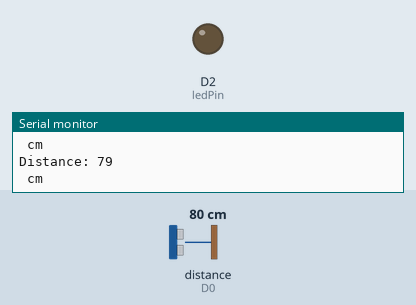
Recording of a program running on a simulated ESP8266 (NodeMCU). On the bench: output pins drawn as LEDs (lit = HIGH), the last lines printed to the serial monitor. Wiring (inferred from the names in the program): ultrasonic range finder: trigger D1; echo D0. Inputs (shaded band) come from the test bench; at power-on: distance to the obstacle (sensor on D0) 80 cm. The echo pulse lasts 58.3 µs per cm; pins used as bus, display or sensor lines are not drawn.

Above: at 1.8 s.
1.9 s: distance to the obstacle (sensor on D0) set to 12 cm
3.4 s: distance to the obstacle (sensor on D0) set to 9 cm
At 4.6 s:
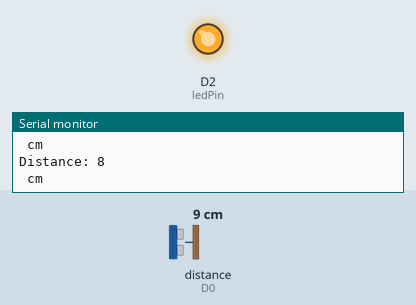
5.5 s: distance to the obstacle (sensor on D0) set to 18 cm
At 7.2 s:
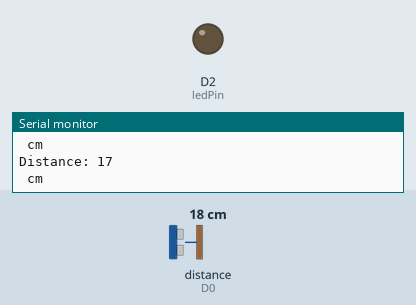
7.5 s: distance to the obstacle (sensor on D0) set to 2 cm
At 9.0 s:
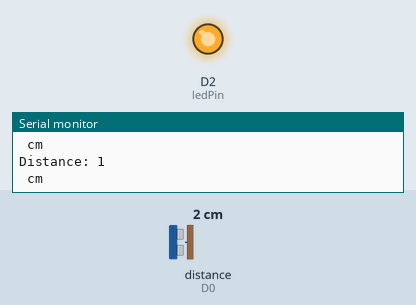
Timing chart, 0 to 10.5 s (numbered marks = the images above; inputs shaded):
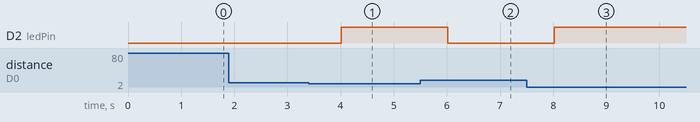

Measured:
- the behaviour switches between 11 and 10 cm on distance to the obstacle (sensor on D0) (found by bisection; images 0 and 1)
- after the input at 3.4 s, D2 (ledPin): LOW → HIGH after 0.61 s
- after the input at 5.5 s, D2 (ledPin): HIGH → LOW after 0.52 s
- after the input at 7.5 s, D2 (ledPin): LOW → HIGH after 0.52 s

The program:

main.cpp
```cpp
#include <Arduino.h>

// Deklarasi dalam variabel
int echoPin = D0;
int trigPin = D1;
int ledPin = D2;

// Deklarasi variabel untuk menghitung jarak
long duration;
int distance;

void setup() {
  pinMode(echoPin, INPUT);
  pinMode(trigPin, OUTPUT);
  pinMode(ledPin, OUTPUT);

  Serial.begin(9600);
}

void loop() {
  digitalWrite(trigPin, LOW);
  delayMicroseconds(5);
  digitalWrite(trigPin, HIGH);
  delayMicroseconds(10);
  digitalWrite(trigPin, LOW);

  duration = pulseIn(echoPin, HIGH);
  distance = duration * 0.034 / 2;

  Serial.print("Distance: ");
  Serial.println(distance);
  Serial.println(" cm");

  // Set kondisi if else untuk menghidupkan led
  if (distance < 10) {
    digitalWrite(ledPin, HIGH);
  } else {
    digitalWrite(ledPin, LOW);
  }

  delay(1000);
}
```
